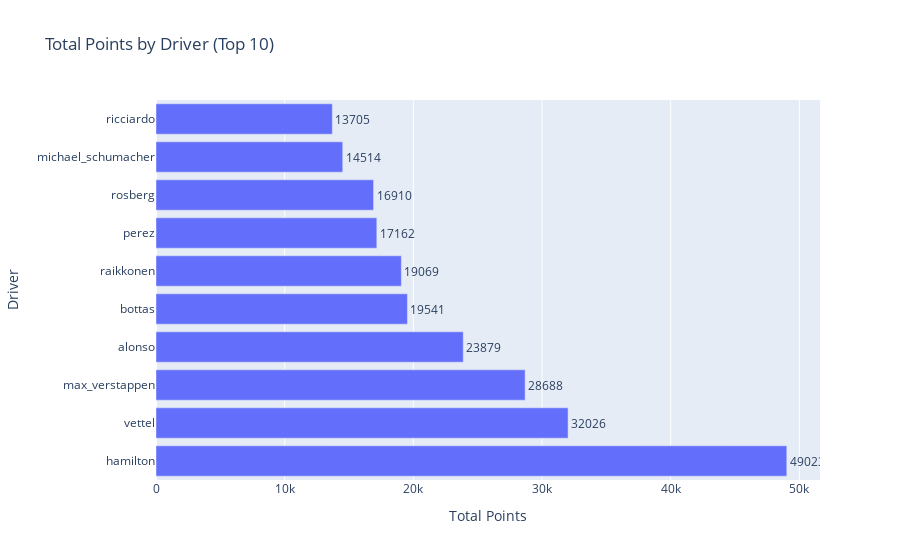

The notebook cell saved with this chart:
### Markdown cell above
## Basic and exploratory visualizations:

### Code cell
# Points per driver
# Sum total points per driver
points_by_driver = data.groupby('driverRef')['points'].sum().reset_index()

# Sort descending
points_by_driver = points_by_driver.sort_values(by='points', ascending=False)

# Top 10 drivers
top_10_drivers = points_by_driver.head(10)

# Bar chart
fig = px.bar(top_10_drivers, x='points', y='driverRef', orientation='h',
             title='Total Points by Driver (Top 10)',
             labels={'points': 'Total Points', 'driverRef': 'Driver'},
             text='points')
fig.update_traces(texttemplate='%{text:.0f}', textposition='outside')
fig.show()

### Figure 1 — Plotly figure (JSON) as saved in the notebook; plotly's stock layout.template omitted (floating-point values rounded to 4 significant figures)
{"data": [{"hovertemplate": "Total Points=%{text}<br>Driver=%{y}<extra></extra>", "legendgroup": "", "marker": {"color": "#636efa", "pattern": {"shape": ""}}, "name": "", "orientation": "h", "showlegend": false, "text": [49020.0, 32030.0, 28690.0, 23880.0, 19540.0, 19070.0, 17160.0, 16910.0, 14510.0, 13700.0], "textposition": "outside", "texttemplate": "%{text:.0f}", "type": "bar", "x": [49020.0, 32030.0, 28690.0, 23880.0, 19540.0, 19070.0, 17160.0, 16910.0, 14510.0, 13700.0], "xaxis": "x", "y": ["hamilton", "vettel", "max_verstappen", "alonso", "bottas", "raikkonen", "perez", "rosberg", "michael_schumacher", "ricciardo"], "yaxis": "y"}], "layout": {"barmode": "relative", "legend": {"tracegroupgap": 0}, "title": {"text": "Total Points by Driver (Top 10)"}, "xaxis": {"anchor": "y", "domain": [0, 1], "title": {"text": "Total Points"}}, "yaxis": {"anchor": "x", "domain": [0, 1], "title": {"text": "Driver"}}}}
